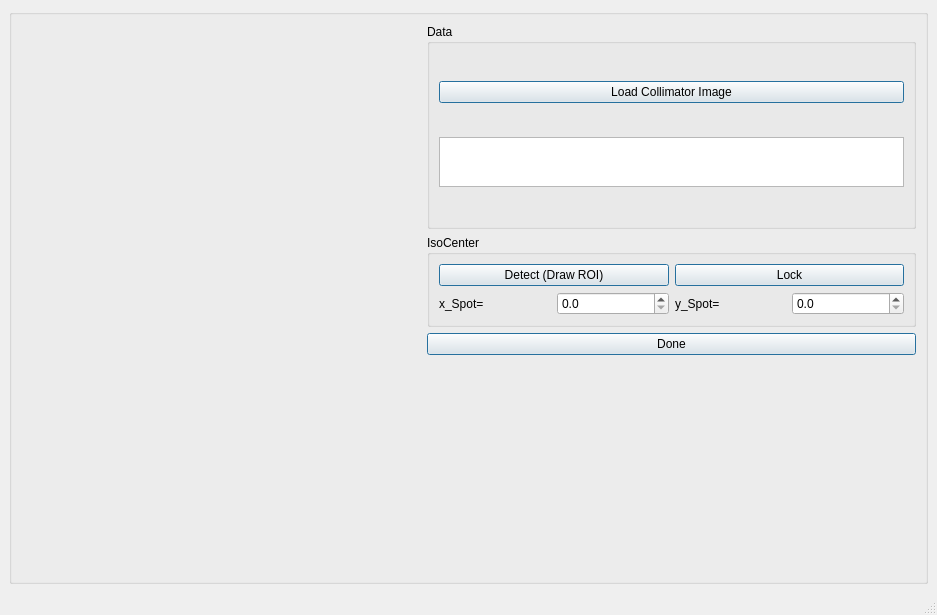
<?xml version="1.0" encoding="UTF-8"?>
<ui version="4.0">
 <class>IsoCenter</class>
 <widget class="QMainWindow" name="IsoCenter">
  <property name="geometry">
   <rect>
    <x>0</x>
    <y>0</y>
    <width>937</width>
    <height>615</height>
   </rect>
  </property>
  <property name="windowTitle">
   <string>IsoCenter Definition</string>
  </property>
  <widget class="QWidget" name="centralwidget">
   <layout class="QGridLayout" name="gridLayout">
    <item row="0" column="0">
     <widget class="QGroupBox" name="groupBox">
      <property name="title">
       <string/>
      </property>
      <layout class="QGridLayout" name="gridLayout_2">
       <item row="0" column="1">
        <widget class="QGroupBox" name="groupBox_3">
         <property name="title">
          <string>Data</string>
         </property>
         <layout class="QGridLayout" name="gridLayout_5">
          <item row="0" column="0">
           <widget class="QPushButton" name="Button_LoadSpot">
            <property name="enabled">
             <bool>true</bool>
            </property>
            <property name="text">
             <string>Load Collimator Image</string>
            </property>
            <property name="default">
             <bool>true</bool>
            </property>
            <property name="flat">
             <bool>false</bool>
            </property>
           </widget>
          </item>
          <item row="1" column="0">
           <widget class="QTextEdit" name="Text_Filename">
            <property name="enabled">
             <bool>true</bool>
            </property>
            <property name="maximumSize">
             <size>
              <width>16777215</width>
              <height>50</height>
             </size>
            </property>
            <property name="textInteractionFlags">
             <set>Qt::NoTextInteraction</set>
            </property>
           </widget>
          </item>
         </layout>
        </widget>
       </item>
       <item row="1" column="1">
        <widget class="QGroupBox" name="groupBox_2">
         <property name="title">
          <string>IsoCenter</string>
         </property>
         <layout class="QGridLayout" name="gridLayout_4">
          <item row="0" column="0">
           <widget class="QPushButton" name="Button_detectIsoCenter">
            <property name="autoFillBackground">
             <bool>false</bool>
            </property>
            <property name="text">
             <string>Detect (Draw ROI)</string>
            </property>
            <property name="checkable">
             <bool>true</bool>
            </property>
            <property name="checked">
             <bool>false</bool>
            </property>
            <property name="default">
             <bool>true</bool>
            </property>
           </widget>
          </item>
          <item row="0" column="1">
           <widget class="QPushButton" name="Button_SetIsoCenter">
            <property name="autoFillBackground">
             <bool>false</bool>
            </property>
            <property name="text">
             <string>Lock</string>
            </property>
            <property name="default">
             <bool>true</bool>
            </property>
           </widget>
          </item>
          <item row="1" column="0" colspan="2">
           <layout class="QHBoxLayout" name="horizontalLayout_2">
            <item>
             <widget class="QLabel" name="label_5">
              <property name="text">
               <string>x_Spot=</string>
              </property>
             </widget>
            </item>
            <item>
             <widget class="QDoubleSpinBox" name="SpotTxt_x">
              <property name="decimals">
               <number>1</number>
              </property>
              <property name="maximum">
               <double>10000.000000000000000</double>
              </property>
              <property name="singleStep">
               <double>0.100000000000000</double>
              </property>
              <property name="value">
               <double>0.000000000000000</double>
              </property>
             </widget>
            </item>
            <item>
             <widget class="QLabel" name="label_6">
              <property name="text">
               <string>y_Spot=</string>
              </property>
             </widget>
            </item>
            <item>
             <widget class="QDoubleSpinBox" name="SpotTxt_y">
              <property name="decimals">
               <number>1</number>
              </property>
              <property name="maximum">
               <double>10000.000000000000000</double>
              </property>
              <property name="singleStep">
               <double>0.100000000000000</double>
              </property>
             </widget>
            </item>
           </layout>
          </item>
         </layout>
        </widget>
       </item>
       <item row="0" column="0" rowspan="6">
        <widget class="matplotlibWidget" name="Display_IsoCenter" native="true">
         <property name="minimumSize">
          <size>
           <width>400</width>
           <height>400</height>
          </size>
         </property>
        </widget>
       </item>
       <item row="3" column="1">
        <spacer name="verticalSpacer">
         <property name="orientation">
          <enum>Qt::Vertical</enum>
         </property>
         <property name="sizeHint" stdset="0">
          <size>
           <width>20</width>
           <height>40</height>
          </size>
         </property>
        </spacer>
       </item>
       <item row="2" column="1">
        <widget class="QPushButton" name="Button_Done">
         <property name="enabled">
          <bool>true</bool>
         </property>
         <property name="text">
          <string>Done</string>
         </property>
         <property name="default">
          <bool>true</bool>
         </property>
         <property name="flat">
          <bool>false</bool>
         </property>
        </widget>
       </item>
      </layout>
     </widget>
    </item>
   </layout>
  </widget>
  <widget class="QMenuBar" name="menubar">
   <property name="geometry">
    <rect>
     <x>0</x>
     <y>0</y>
     <width>937</width>
     <height>26</height>
    </rect>
   </property>
  </widget>
  <widget class="QStatusBar" name="statusbar"/>
 </widget>
 <customwidgets>
  <customwidget>
   <class>matplotlibWidget</class>
   <extends>QWidget</extends>
   <header>matplotlibwidgetFile</header>
   <container>1</container>
  </customwidget>
 </customwidgets>
 <resources/>
 <connections/>
</ui>
